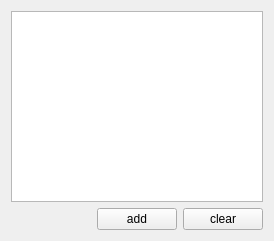
<?xml version="1.0" encoding="UTF-8"?>
<ui version="4.0">
 <class>ImagePreviewWidget</class>
 <widget class="QWidget" name="ImagePreviewWidget">
  <property name="geometry">
   <rect>
    <x>0</x>
    <y>0</y>
    <width>274</width>
    <height>241</height>
   </rect>
  </property>
  <property name="windowTitle">
   <string>Form</string>
  </property>
  <layout class="QVBoxLayout" name="verticalLayout">
   <item>
    <widget class="QListView" name="listView"/>
   </item>
   <item>
    <layout class="QHBoxLayout" name="horizontalLayout">
     <item>
      <spacer name="horizontalSpacer">
       <property name="orientation">
        <enum>Qt::Horizontal</enum>
       </property>
       <property name="sizeHint" stdset="0">
        <size>
         <width>40</width>
         <height>20</height>
        </size>
       </property>
      </spacer>
     </item>
     <item>
      <widget class="QPushButton" name="pushButton_append">
       <property name="text">
        <string>add</string>
       </property>
      </widget>
     </item>
     <item>
      <widget class="QPushButton" name="pushButton_clear">
       <property name="text">
        <string>clear</string>
       </property>
      </widget>
     </item>
    </layout>
   </item>
  </layout>
 </widget>
 <resources/>
 <connections/>
</ui>
